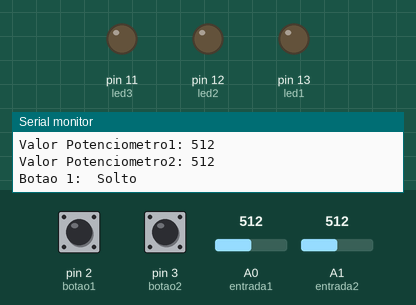
Simulated run of this sketch. Board: Arduino Uno, built with avr-gcc and run on an emulated ATmega328P. Shown: output pins drawn as LEDs (lit = HIGH), the last lines printed to the serial monitor. Dashed ring = blinking. Inputs (shaded band) come from the test bench; at power-on: pin 3 (botao2) LOW, A0 (entrada1) = 512, A1 (entrada2) = 512, pin 2 (botao1) LOW.

Above: at 1.2 s.
1.3 s: pin 3 (botao2) pulled HIGH for 0.15 s
At 1.4 s:
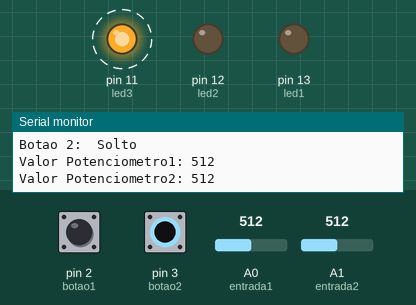
3.4 s: A0 (entrada1) set to 528
At 4.4 s:
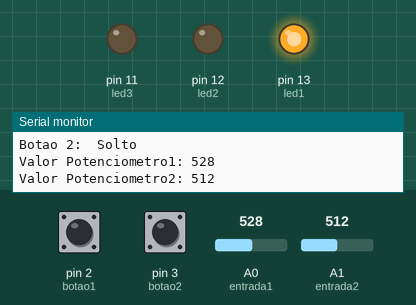
4.9 s: A1 (entrada2) set to 528
At 6.1 s:
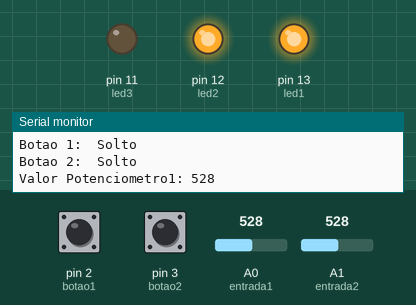
6.4 s: pin 2 (botao1) pulled HIGH for 0.15 s
At 6.53 s:
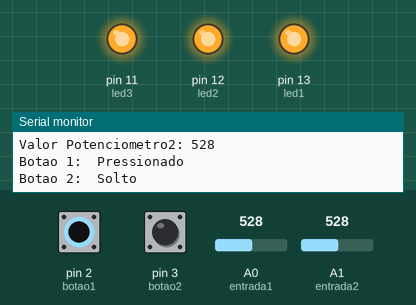
8.1 s: A0 (entrada1) set to 0
At 9.3 s:
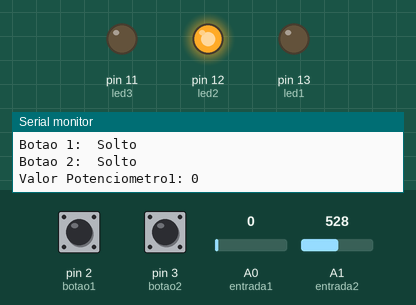
9.6 s: pin 2 (botao1) pulled HIGH for 1 s
At 10.4 s:
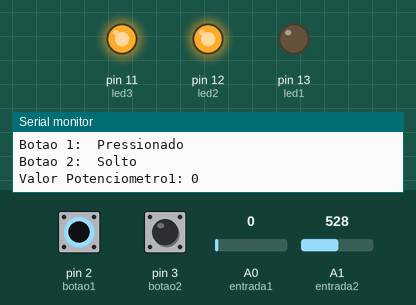
Timing chart, 0 to 12.6 s (numbered marks = the images above; inputs shaded):
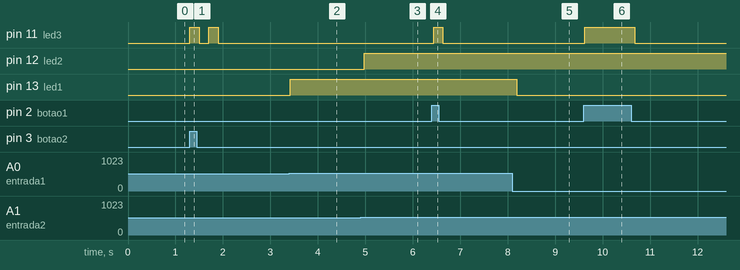

Measured:
- the behaviour switches between 513 and 514 on A0 (entrada1) (found by bisection; images 1 and 2)
- the behaviour switches between 513 and 514 on A1 (entrada2) (found by bisection; images 2 and 3)
- after the input at 1.3 s, pin 11 (led3): alternates HIGH for 0.20 s and LOW for 0.20 s, 4 changes in all, then stays LOW, starting at once
- after the input at 3.4 s, pin 13 (led1): LOW → HIGH at once
- after the input at 4.9 s, pin 12 (led2): LOW → HIGH after 0.07 s
- after the input at 6.4 s, pin 11 (led3): LOW → HIGH at once, → LOW 0.20 s later
- after the input at 8.1 s, pin 13 (led1): HIGH → LOW after 0.09 s
- after the input at 9.6 s, pin 11 (led3): LOW → HIGH at once, → LOW 1.1 s later

The sketch:

Teste.ino
```cpp
// Definição das portas analógicas para os potenciômetros
const int entrada1 = A0;
const int entrada2 = A1;

// Definição das portas digitais para os botões
const int botao1 = 2;
const int botao2 = 3;

// Definição das portas para os LEDs
const int led1 = 13;
const int led2 = 12;
const int led3 = 11;

// Variável para armazenar o último estado do botão 2
bool ultimoEstadoBotao = LOW;

void setup() {
    pinMode(botao1, INPUT);  // Configura botão 1 como entrada
    pinMode(botao2, INPUT);  // Configura botão 2 como entrada
    pinMode(led1, OUTPUT);   // Configura LED 1 como saída
    pinMode(led2, OUTPUT);   // Configura LED 2 como saída
    pinMode(led3, OUTPUT);   // Configura LED 3 como saída
    Serial.begin(9600);      // Inicia a comunicação serial para debug
}

void loop() {
    // Lendo os valores dos potenciômetros
    int valor1 = analogRead(entrada1);
    int valor2 = analogRead(entrada2);

    // Lendo o estado dos botões (pressionado = HIGH, solto = LOW)
    bool estadoBotao1 = digitalRead(botao1) == HIGH;
    bool estadoBotao2 = digitalRead(botao2) == HIGH;

    // Mapeia os valores lidos dos potenciômetros para controle PWM dos LEDs
    int brilhoLed = map(valor1, 0, 1023, 0, 255);
    analogWrite(led1, brilhoLed);

    int brilhoLed2 = map(valor2, 0, 1023, 0, 255);
    analogWrite(led2, brilhoLed2);

    // Se o botão 1 for pressionado, acende o LED 3
    if (estadoBotao1 == HIGH) {
        digitalWrite(led3, HIGH);
    } else {
        digitalWrite(led3, LOW);
    }

    // Se o botão 2 for pressionado e antes estava solto, faz o LED 3 piscar 4 vezes
    if (estadoBotao2 == HIGH && ultimoEstadoBotao == LOW) {
        digitalWrite(led3, HIGH);
        delay(200);
        digitalWrite(led3, LOW);
        delay(200);
        digitalWrite(led3, HIGH);
        delay(200);
        digitalWrite(led3, LOW);
        delay(200);
    }

    // Atualiza o estado anterior do botão 2 para detectar futuras mudanças
    ultimoEstadoBotao = estadoBotao2;

    // Exibe informações no Serial Monitor para depuração
    Serial.print("Botao 1: ");
    Serial.print(estadoBotao1 == HIGH ? " Pressionado" : " Solto");
    Serial.println();

    Serial.print("Botao 2: ");
    Serial.print(estadoBotao2 == HIGH ? " Pressionado" : " Solto");
    Serial.println();

    Serial.print("Valor Potenciometro1: ");
    Serial.print(valor1);
    Serial.println();

    Serial.print("Valor Potenciometro2: ");
    Serial.print(valor2);
    Serial.println();
}
```
